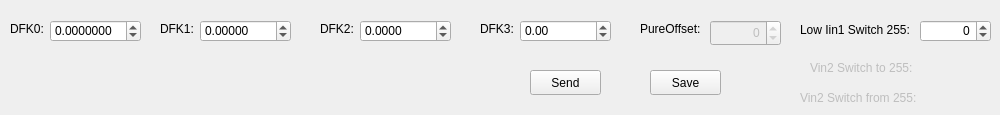
        <widget class="QWidget" name="RadioTab">
         <property name="toolTip">
          <string>Radio Tab: Contains End Device Radio Parameter Block information.</string>
         </property>
         <attribute name="title">
          <string>Radio</string>
         </attribute>
         <widget class="QLabel" name="radioDFK0Label">
          <property name="geometry">
           <rect>
            <x>10</x>
            <y>20</y>
            <width>59</width>
            <height>17</height>
           </rect>
          </property>
          <property name="toolTip">
           <string>Characterization of crystal on SOC is defined by cubic curve, ax^3 + bx^2 + cx +d, DFK0 is &quot;a&quot; value.</string>
          </property>
          <property name="text">
           <string>DFK0:</string>
          </property>
         </widget>
         <widget class="QLabel" name="radioDFK1Label">
          <property name="geometry">
           <rect>
            <x>160</x>
            <y>20</y>
            <width>59</width>
            <height>17</height>
           </rect>
          </property>
          <property name="toolTip">
           <string>Characterization of crystal on SOC is defined by cubic curve, ax^3 + bx^2 + cx +d, DFK1is &quot;b&quot; value.</string>
          </property>
          <property name="text">
           <string>DFK1:</string>
          </property>
         </widget>
         <widget class="QLabel" name="radioDFK2Label">
          <property name="geometry">
           <rect>
            <x>320</x>
            <y>20</y>
            <width>59</width>
            <height>17</height>
           </rect>
          </property>
          <property name="toolTip">
           <string>Characterization of crystal on SOC is defined by cubic curve, ax^3 + bx^2 + cx +d, DFK2 is &quot;c&quot; value.</string>
          </property>
          <property name="text">
           <string>DFK2:</string>
          </property>
         </widget>
         <widget class="QLabel" name="radioDFK3Label">
          <property name="geometry">
           <rect>
            <x>480</x>
            <y>20</y>
            <width>59</width>
            <height>17</height>
           </rect>
          </property>
          <property name="toolTip">
           <string>Characterization of crystal on SOC is defined by cubic curve, ax^3 + bx^2 + cx +d, DFK3 is &quot;d&quot; value.</string>
          </property>
          <property name="text">
           <string>DFK3:</string>
          </property>
         </widget>
         <widget class="QLabel" name="radioPureOffsetLabel">
          <property name="geometry">
           <rect>
            <x>640</x>
            <y>20</y>
            <width>81</width>
            <height>17</height>
           </rect>
          </property>
          <property name="toolTip">
           <string>Characterization of crystal on SOC is defined by cubic curve, ax^3 + bx^2 + cx +d, PureOffset is the integer equivalent value for d on 8K image.</string>
          </property>
          <property name="text">
           <string>PureOffset:</string>
          </property>
         </widget>
         <widget class="QSpinBox" name="radioPureOffsetSpinBox">
          <property name="enabled">
           <bool>false</bool>
          </property>
          <property name="geometry">
           <rect>
            <x>710</x>
            <y>20</y>
            <width>71</width>
            <height>26</height>
           </rect>
          </property>
          <property name="sizePolicy">
           <sizepolicy hsizetype="Minimum" vsizetype="Preferred">
            <horstretch>0</horstretch>
            <verstretch>0</verstretch>
           </sizepolicy>
          </property>
          <property name="maximumSize">
           <size>
            <width>16777215</width>
            <height>16777212</height>
           </size>
          </property>
          <property name="cursor">
           <cursorShape>PointingHandCursor</cursorShape>
          </property>
          <property name="toolTip">
           <string>s * 18 i&lt;XXXX&gt;</string>
          </property>
          <property name="alignment">
           <set>Qt::AlignRight|Qt::AlignTrailing|Qt::AlignVCenter</set>
          </property>
          <property name="minimum">
           <number>-4096</number>
          </property>
          <property name="maximum">
           <number>4096</number>
          </property>
         </widget>
         <widget class="QPushButton" name="radioSavePushButton">
          <property name="geometry">
           <rect>
            <x>650</x>
            <y>70</y>
            <width>71</width>
            <height>25</height>
           </rect>
          </property>
          <property name="cursor">
           <cursorShape>PointingHandCursor</cursorShape>
          </property>
          <property name="text">
           <string>Save</string>
          </property>
         </widget>
         <widget class="QPushButton" name="radioSendPushButton">
          <property name="geometry">
           <rect>
            <x>530</x>
            <y>70</y>
            <width>71</width>
            <height>25</height>
           </rect>
          </property>
          <property name="cursor">
           <cursorShape>PointingHandCursor</cursorShape>
          </property>
          <property name="text">
           <string>Send</string>
          </property>
         </widget>
         <widget class="QDoubleSpinBox" name="radioDFK0DoubleSpinBox">
          <property name="geometry">
           <rect>
            <x>50</x>
            <y>20</y>
            <width>91</width>
            <height>22</height>
           </rect>
          </property>
          <property name="toolTip">
           <string>s * 1 f&lt;XXXX&gt;</string>
          </property>
          <property name="decimals">
           <number>7</number>
          </property>
          <property name="minimum">
           <double>-0.999999000000000</double>
          </property>
          <property name="maximum">
           <double>1.000000000000000</double>
          </property>
          <property name="singleStep">
           <double>0.000001000000000</double>
          </property>
         </widget>
         <widget class="QDoubleSpinBox" name="radioDFK1DoubleSpinBox">
          <property name="geometry">
           <rect>
            <x>200</x>
            <y>20</y>
            <width>91</width>
            <height>22</height>
           </rect>
          </property>
          <property name="toolTip">
           <string>s * 2 f&lt;XXXX&gt;</string>
          </property>
          <property name="decimals">
           <number>5</number>
          </property>
          <property name="minimum">
           <double>-2.000000000000000</double>
          </property>
          <property name="maximum">
           <double>2.000000000000000</double>
          </property>
          <property name="singleStep">
           <double>0.000001000000000</double>
          </property>
         </widget>
         <widget class="QDoubleSpinBox" name="radioDFK2DoubleSpinBox">
          <property name="geometry">
           <rect>
            <x>360</x>
            <y>20</y>
            <width>91</width>
            <height>22</height>
           </rect>
          </property>
          <property name="toolTip">
           <string>s * 3 f&lt;XXXX&gt;</string>
          </property>
          <property name="decimals">
           <number>4</number>
          </property>
          <property name="minimum">
           <double>-2.000000000000000</double>
          </property>
          <property name="maximum">
           <double>2.000000000000000</double>
          </property>
          <property name="singleStep">
           <double>0.000001000000000</double>
          </property>
         </widget>
         <widget class="QDoubleSpinBox" name="radioDFK3DoubleSpinBox">
          <property name="geometry">
           <rect>
            <x>520</x>
            <y>20</y>
            <width>91</width>
            <height>22</height>
           </rect>
          </property>
          <property name="toolTip">
           <string>s * 4 f&lt;XXXX&gt;</string>
          </property>
          <property name="decimals">
           <number>2</number>
          </property>
          <property name="minimum">
           <double>-400.000000000000000</double>
          </property>
          <property name="maximum">
           <double>400.000000000000000</double>
          </property>
          <property name="singleStep">
           <double>1.000000000000000</double>
          </property>
         </widget>
         <widget class="QLabel" name="radioLowCurrentLimitTo255Label">
          <property name="geometry">
           <rect>
            <x>800</x>
            <y>20</y>
            <width>121</width>
            <height>20</height>
           </rect>
          </property>
          <property name="toolTip">
           <string>Iin1 value less than or equal to this value (in mA) causes channel to change to 255</string>
          </property>
          <property name="text">
           <string>Low Iin1 Switch 255:</string>
          </property>
         </widget>
         <widget class="QSpinBox" name="radioLowCurrentLimitTo255SpinBox">
          <property name="geometry">
           <rect>
            <x>920</x>
            <y>20</y>
            <width>71</width>
            <height>22</height>
           </rect>
          </property>
          <property name="toolTip">
           <string>s * 19 i&lt;X&gt;, where if Iin1 is less than X (in milliAmps), unit will go to 255.</string>
          </property>
          <property name="alignment">
           <set>Qt::AlignRight|Qt::AlignTrailing|Qt::AlignVCenter</set>
          </property>
          <property name="minimum">
           <number>-5000</number>
          </property>
          <property name="maximum">
           <number>32767</number>
          </property>
         </widget>
         <widget class="QLabel" name="radioVin2To255Label">
          <property name="enabled">
           <bool>false</bool>
          </property>
          <property name="geometry">
           <rect>
            <x>810</x>
            <y>60</y>
            <width>111</width>
            <height>16</height>
           </rect>
          </property>
          <property name="text">
           <string>Vin2 Switch to 255:</string>
          </property>
         </widget>
         <widget class="QLabel" name="radioVin2From255Label">
          <property name="enabled">
           <bool>false</bool>
          </property>
          <property name="geometry">
           <rect>
            <x>800</x>
            <y>90</y>
            <width>131</width>
            <height>16</height>
           </rect>
          </property>
          <property name="text">
           <string>Vin2 Switch from 255:</string>
          </property>
         </widget>
         <widget class="QLabel" name="radioVin2To255ValueLabel">
          <property name="geometry">
           <rect>
            <x>930</x>
            <y>60</y>
            <width>61</width>
            <height>21</height>
           </rect>
          </property>
          <property name="text">
           <string/>
          </property>
         </widget>
         <widget class="QLabel" name="radioVin2From255ValueLabel">
          <property name="geometry">
           <rect>
            <x>930</x>
            <y>90</y>
            <width>61</width>
            <height>16</height>
           </rect>
          </property>
          <property name="text">
           <string/>
          </property>
         </widget>
        </widget>
